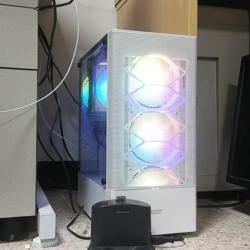
#> input picture test1.png, 250 x 250 px, found by its file name
$ python hough_line.py
#> lines starting #> are read from the running program, lines starting #| are printed output that depends on the picture; after the words box and inside, x2 and y2 are one past the last pixel; in counts of white or black regions, pixels touching at a corner belong together
import cv2
import numpy as np

def main(image_path):
#> called with image_path = 'test1.png'
    img = cv2.imread(image_path)
#> img is the input picture: shape (250, 250, 3); mean B, G, R 124.7, 124.6, 124.1
    gray = cv2.cvtColor(img, cv2.COLOR_BGR2GRAY)
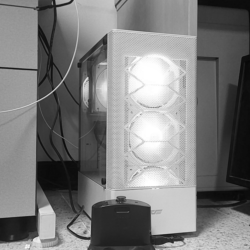
#> gray: shape (250, 250); min 7, max 255, mean 124.5
    canny = cv2.Canny(gray, 50, 150, apertureSize=3)
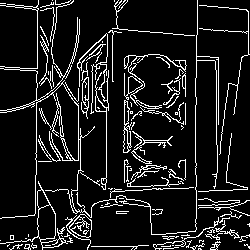
#> canny: shape (250, 250); 10.9% white in thin lines or dots
    lines = cv2.HoughLines(canny, 1, np.pi / 180, 100)
#> lines = [[38, 0.0175], [197, 0.0175], [80, 0.0175], [-214, 3.12], [124, 0], [248, 1.55], [216, 0], [196, 0], [-1, 2.36], [36, 0], [1, 2.36]]
    if lines is not None:
        for rho, theta in lines[:, 0]:
            a = np.cos(theta)
            b = np.sin(theta)
            x0 = a * rho
            y0 = b * rho
            x1 = int(x0 + 1000 * (-b))
            y1 = int(y0 + 1000 * (a))
            x2 = int(x0 - 1000 * (-b))
            y2 = int(y0 - 1000 * (a))
            cv2.line(img, (x1, y1), (x2, y2), (0, 0, 255), 2)
#> this loop made 11 passes
#> (rho, theta, a, b, x0, y0, x1, y1) on passes 1 to 11: (38, 0.0175, 1, 0.0175, 37.99, 0.663, 20, 1000), (197, 0.0175, 1, 0.0175, 197, 3.44, 179, 1003), (80, 0.0175, 1, 0.0175, 79.99, 1.4, 62, 1001), (-214, 3.12, -1, 0.0175, 214, -3.73, 196, -1003), (124, 0, 1, 0, 124, 0, 124, 1000), (248, 1.55, 0.0175, 1, 4.33, 248, -995, 265), (216, 0, 1, 0, 216, 0, 216, 1000), (196, 0, 1, 0, 196, 0, 196, 1000), (-1, 2.36, -0.707, 0.707, 0.707, -0.707, -706, -707), (36, 0, 1, 0, 36, 0, 36, 1000), (1, 2.36, -0.707, 0.707, -0.707, 0.707, -707, -706)
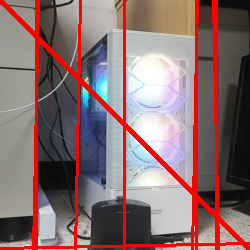
#> img: shape (250, 250, 3); 11.28% of pixels changed, all inside (x1, y1, x2, y2) = (0, 0, 250, 250)

    cv2.imshow('Canny', canny)
    cv2.imshow('Hough Lines', img)
    cv2.waitKey(0)
    cv2.destroyAllWindows()

if __name__ == "__main__":
    path_to_image = "test1.png"
    main(path_to_image)

$ run again, with test2.png copied over test1.png
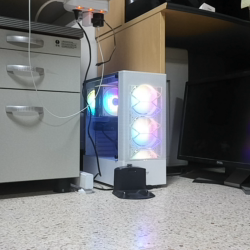
#> input picture test2.png, 250 x 250 px, found by its file name
#> in main, img is the input picture: shape (250, 250, 3); mean B, G, R 116.8, 116.4, 115.6
#> in main, `canny = cv2.Canny(gray, 50, 150, apertureSize=3)`:
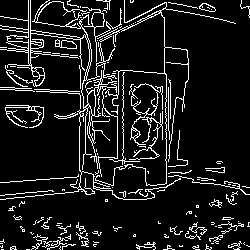
#> canny: shape (250, 250); 10.6% white in thin lines or dots
#> lines = [[-163, 3.12], [198, 1.47], [166, 0]]
#> the loop in main, `for rho, theta in lines[:, 0]:` made 3 passes
#> (rho, theta, a, b, x0, y0, x1, y1) on passes 1 to 3: (-163, 3.12, -1, 0.0175, 163, -2.84, 145, -1002), (198, 1.47, 0.105, 0.995, 20.7, 196.9, -973, 301), (166, 0, 1, 0, 166, 0, 166, 1000)
#> after the loop in main, `for rho, theta in lines[:, 0]:`:
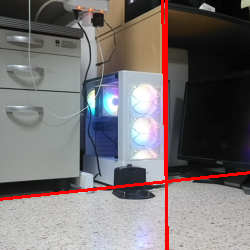
#> img: shape (250, 250, 3); 3.03% of pixels changed, all inside (x1, y1, x2, y2) = (0, 0, 250, 250)
